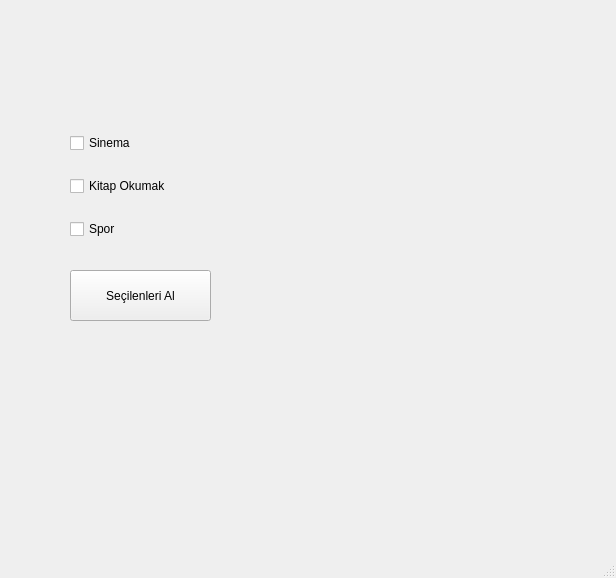
<?xml version="1.0" encoding="UTF-8"?>
<ui version="4.0">
 <class>MainWindow</class>
 <widget class="QMainWindow" name="MainWindow">
  <property name="geometry">
   <rect>
    <x>0</x>
    <y>0</y>
    <width>616</width>
    <height>578</height>
   </rect>
  </property>
  <property name="windowTitle">
   <string>MainWindow</string>
  </property>
  <widget class="QWidget" name="centralwidget">
   <widget class="QPushButton" name="btnHobilerSecilenleriAl">
    <property name="geometry">
     <rect>
      <x>70</x>
      <y>270</y>
      <width>141</width>
      <height>51</height>
     </rect>
    </property>
    <property name="text">
     <string>Seçilenleri Al</string>
    </property>
   </widget>
   <widget class="QLabel" name="lbl_result">
    <property name="geometry">
     <rect>
      <x>250</x>
      <y>120</y>
      <width>141</width>
      <height>141</height>
     </rect>
    </property>
    <property name="text">
     <string/>
    </property>
   </widget>
   <widget class="QWidget" name="">
    <property name="geometry">
     <rect>
      <x>70</x>
      <y>116</y>
      <width>141</width>
      <height>141</height>
     </rect>
    </property>
    <layout class="QVBoxLayout" name="verticalLayout">
     <item>
      <widget class="QCheckBox" name="cbSinema">
       <property name="text">
        <string>Sinema</string>
       </property>
      </widget>
     </item>
     <item>
      <widget class="QCheckBox" name="cbKitapOkumak">
       <property name="text">
        <string>Kitap Okumak</string>
       </property>
      </widget>
     </item>
     <item>
      <widget class="QCheckBox" name="cbSpor">
       <property name="text">
        <string>Spor</string>
       </property>
      </widget>
     </item>
    </layout>
   </widget>
  </widget>
  <widget class="QMenuBar" name="menubar">
   <property name="geometry">
    <rect>
     <x>0</x>
     <y>0</y>
     <width>616</width>
     <height>26</height>
    </rect>
   </property>
  </widget>
  <widget class="QStatusBar" name="statusbar"/>
 </widget>
 <resources/>
 <connections/>
</ui>
